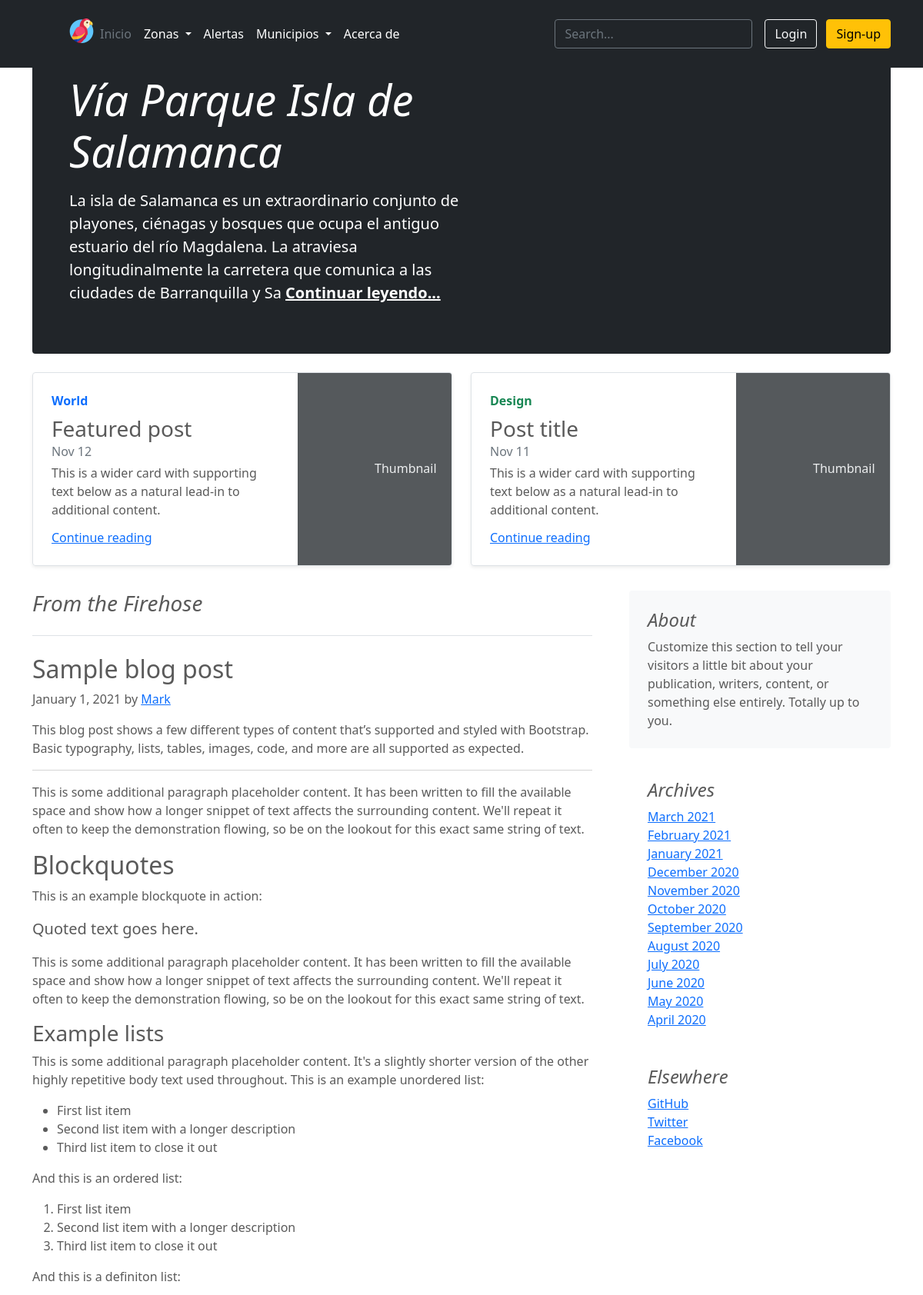
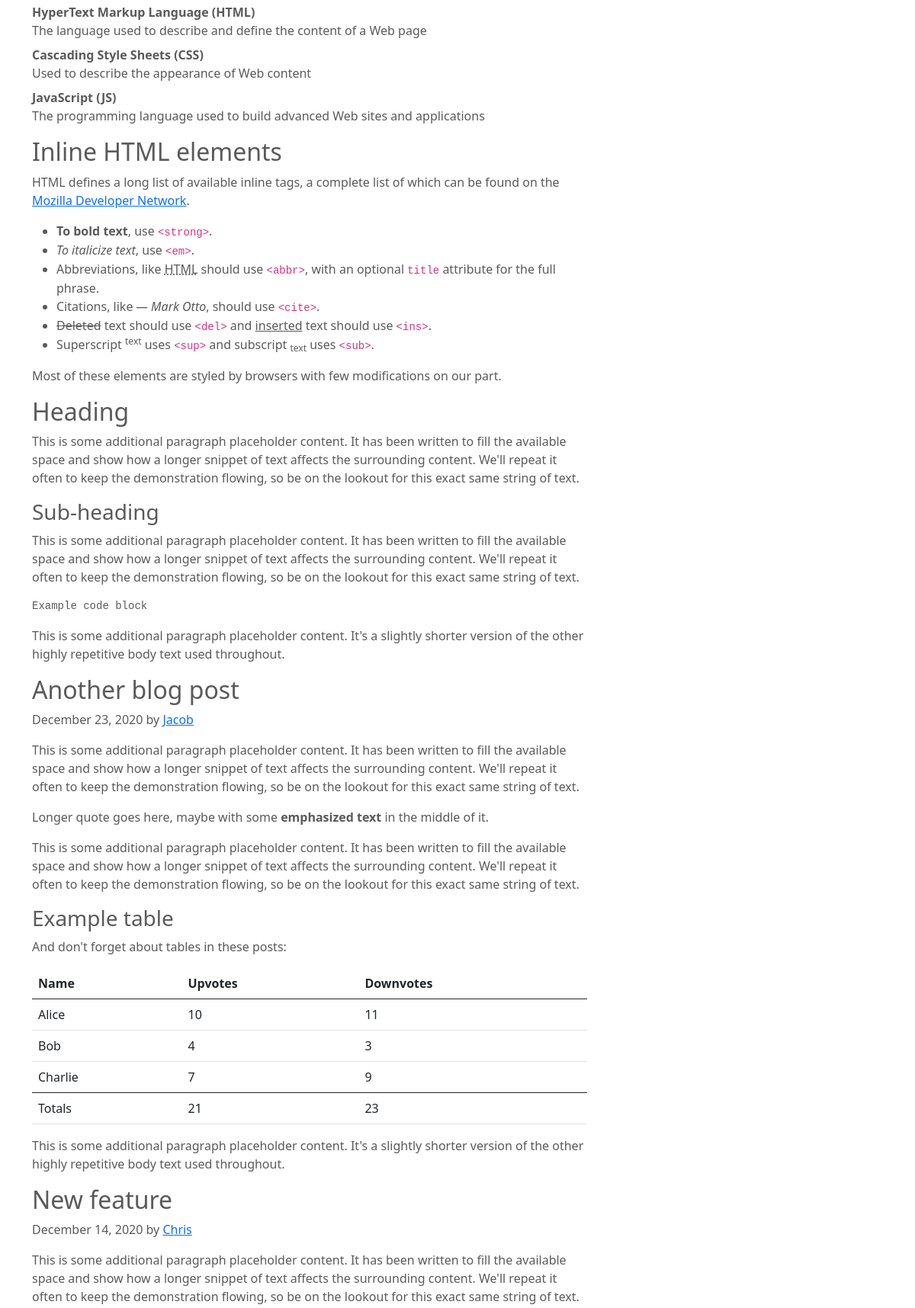
The app's page /zonas/1 (upper part) with its own data (2 pictures, top to bottom).
### zonas/models.py (models this page shows)
class Zona_protegida(models.Model):
    nombre = models.CharField(max_length=45)
    descripcion = models.CharField(max_length=2000)
    caracteristicas = models.CharField(max_length=10000)
    municipio = models.ForeignKey(Municipio, on_delete=models.CASCADE, null=True, blank=True)
    latitud = models.DecimalField(max_digits=20, decimal_places=10)
    longitud = models.DecimalField(max_digits=20, decimal_places=10)
    geojson_url = models.CharField(max_length=60)
    image_url = models.CharField(max_length=60)

### zonas/views.py (the view)
# urls.py: path('zonas/<int:id>', zona, name="zona_id"),
def zona(request,id):
    myzona = Zona_protegida.objects.filter(id=id).first()
    data = {'title' : myzona.nombre, 'zona' : myzona}
    return render(request,'zonas/zona.html',data)

### templates/zonas/zona.html (shortened to what this page needs)
{% extends 'home.html' %}
{% block contenido %}
{% load static %}
<main class="container">
    <div class="p-4 p-md-5 mb-4 text-white rounded bg-dark">
      <div class="col-md-6 px-0">
        <h1 class="display-4 fst-italic">{{zona.nombre}}</h1>
        <p class="lead my-3" id='descripcion'>{{zona.descripcion}}</p>
      </div>
    </div>
    <div class="row mb-2">
      <div class="col-md-6">
        <div class="row g-0 border rounded overflow-hidden flex-md-row mb-4 shadow-sm h-md-250 position-relative">
          <div class="col p-4 d-flex flex-column position-static">
            <strong class="d-inline-block mb-2 text-primary">World</strong>
            <h3 class="mb-0">Featured post</h3>
            <div class="mb-1 text-muted">Nov 12</div>
            <p class="card-text mb-auto">This is a wider card with supporting text below as a natural lead-in to additional content.</p>
            <a href="#" class="stretched-link">Continue reading</a>
          </div>
          <div class="col-auto d-none d-lg-block">
            <svg class="bd-placeholder-img" width="200" height="250" xmlns="http://www.w3.org/2000/svg" role="img" aria-label="Placeholder: Thumbnail" preserveAspectRatio="xMidYMid slice" focusable="false"><title>Placeholder</title><rect width="100%" height="100%" fill="#55595c"/><text x="50%" y="50%" fill="#eceeef" dy=".3em">Thumbnail</text></svg>
          </div>
        </div>
      </div>
      <div class="col-md-6">
        <div class="row g-0 border rounded overflow-hidden flex-md-row mb-4 shadow-sm h-md-250 position-relative">
          <div class="col p-4 d-flex flex-column position-static">
            <strong class="d-inline-block mb-2 text-success">Design</strong>
            <h3 class="mb-0">Post title</h3>
            <div class="mb-1 text-muted">Nov 11</div>
            <p class="mb-auto">This is a wider card with supporting text below as a natural lead-in to additional content.</p>
            <a href="#" class="stretched-link">Continue reading</a>
          </div>
          <div class="col-auto d-none d-lg-block">
            <svg class="bd-placeholder-img" width="200" height="250" xmlns="http://www.w3.org/2000/svg" role="img" aria-label="Placeholder: Thumbnail" preserveAspectRatio="xMidYMid slice" focusable="false"><title>Placeholder</title><rect width="100%" height="100%" fill="#55595c"/><text x="50%" y="50%" fill="#eceeef" dy=".3em">Thumbnail</text></svg>
          </div>
        </div>
      </div>
    </div>
    <div class="row g-5">
      <div class="col-md-8">
        <h3 class="pb-4 mb-4 fst-italic border-bottom">
          From the Firehose
        </h3>
        <article class="blog-post">
          <h2 class="blog-post-title">Sample blog post</h2>
          <p class="blog-post-meta">January 1, 2021 by <a href="#">Mark</a></p>
          <p>This blog post shows a few different types of content that’s supported and styled with Bootstrap. Basic typography, lists, tables, images, code, and more are all supported as expected.</p>
          <hr>
          <p>This is some additional paragraph placeholder content. It has been written to fill the available space and show how a longer snippet of text affects the surrounding content. We'll repeat it often to keep the demonstration flowing, so be on the lookout for this exact same string of text.</p>
          <h2>Blockquotes</h2>
          <p>This is an example blockquote in action:</p>
          <blockquote class="blockquote">
            <p>Quoted text goes here.</p>
          </blockquote>
          <p>This is some additional paragraph placeholder content. It has been written to fill the available space and show how a longer snippet of text affects the surrounding content. We'll repeat it often to keep the demonstration flowing, so be on the lookout for this exact same string of text.</p>
          <h3>Example lists</h3>
          <p>This is some additional paragraph placeholder content. It's a slightly shorter version of the other highly repetitive body text used throughout. This is an example unordered list:</p>
          <ul>
            <li>First list item</li>
            <li>Second list item with a longer description</li>
            <li>Third list item to close it out</li>
          </ul>
          <p>And this is an ordered list:</p>
          <ol>
            <li>First list item</li>
            <li>Second list item with a longer description</li>
            <li>Third list item to close it out</li>
          </ol>
          <p>And this is a definiton list:</p>
          <dl>
            <dt>HyperText Markup Language (HTML)</dt>
            <dd>The language used to describe and define the content of a Web page</dd>
            <dt>Cascading Style Sheets (CSS)</dt>
            <dd>Used to describe the appearance of Web content</dd>
            <dt>JavaScript (JS)</dt>
            <dd>The programming language used to build advanced Web sites and applications</dd>
          </dl>
          <h2>Inline HTML elements</h2>
          <p>HTML defines a long list of available inline tags, a complete list of which can be found on the <a href="https://developer.mozilla.org/en-US/docs/Web/HTML/Element">Mozilla Developer Network</a>.</p>
          <ul>
            <li><strong>To bold text</strong>, use <code class="language-plaintext highlighter-rouge">&lt;strong&gt;</code>.</li>
            <li><em>To italicize text</em>, use <code class="language-plaintext highlighter-rouge">&lt;em&gt;</code>.</li>
            <li>Abbreviations, like <abbr title="HyperText Markup Langage">HTML</abbr> should use <code class="language-plaintext highlighter-rouge">&lt;abbr&gt;</code>, with an optional <code class="language-plaintext highlighter-rouge">title</code> attribute for the full phrase.</li>
            <li>Citations, like <cite>— Mark Otto</cite>, should use <code class="language-plaintext highlighter-rouge">&lt;cite&gt;</code>.</li>
            <li><del>Deleted</del> text should use <code class="language-plaintext highlighter-rouge">&lt;del&gt;</code> and <ins>inserted</ins> text should use <code class="language-plaintext highlighter-rouge">&lt;ins&gt;</code>.</li>
            <li>Superscript <sup>text</sup> uses <code class="language-plaintext highlighter-rouge">&lt;sup&gt;</code> and subscript <sub>text</sub> uses <code class="language-plaintext highlighter-rouge">&lt;sub&gt;</code>.</li>
          </ul>
          <p>Most of these elements are styled by browsers with few modifications on our part.</p>
          <h2>Heading</h2>
          <p>This is some additional paragraph placeholder content. It has been written to fill the available space and show how a longer snippet of text affects the surrounding content. We'll repeat it often to keep the demonstration flowing, so be on the lookout for this exact same string of text.</p>
          <h3>Sub-heading</h3>
          <p>This is some additional paragraph placeholder content. It has been written to fill the available space and show how a longer snippet of text affects the surrounding content. We'll repeat it often to keep the demonstration flowing, so be on the lookout for this exact same string of text.</p>
          <pre><code>Example code block</code></pre>
          <p>This is some additional paragraph placeholder content. It's a slightly shorter version of the other highly repetitive body text used throughout.</p>
        </article>
        <article class="blog-post">
          <h2 class="blog-post-title">Another blog post</h2>
          <p class="blog-post-meta">December 23, 2020 by <a href="#">Jacob</a></p>
          <p>This is some additional paragraph placeholder content. It has been written to fill the available space and show how a longer snippet of text affects the surrounding content. We'll repeat it often to keep the demonstration flowing, so be on the lookout for this exact same string of text.</p>
          <blockquote>
            <p>Longer quote goes here, maybe with some <strong>emphasized text</strong> in the middle of it.</p>
          </blockquote>
          <p>This is some additional paragraph placeholder content. It has been written to fill the available space and show how a longer snippet of text affects the surrounding content. We'll repeat it often to keep the demonstration flowing, so be on the lookout for this exact same string of text.</p>
          <h3>Example table</h3>
          <p>And don't forget about tables in these posts:</p>
          <table class="table">
            <thead>
              <tr>
                <th>Name</th>
                <th>Upvotes</th>
                <th>Downvotes</th>
              </tr>
            </thead>
            <tbody>
              <tr>
                <td>Alice</td>
                <td>10</td>
                <td>11</td>
              </tr>
              <tr>
                <td>Bob</td>
                <td>4</td>
                <td>3</td>
              </tr>
              <tr>
                <td>Charlie</td>
                <td>7</td>
                <td>9</td>
              </tr>
            </tbody>
            <tfoot>
              <tr>
                <td>Totals</td>
                <td>21</td>
                <td>23</td>
              </tr>
            </tfoot>
          </table>
          <p>This is some additional paragraph placeholder content. It's a slightly shorter version of the other highly repetitive body text used throughout.</p>
        </article>
        <article class="blog-post">
          <h2 class="blog-post-title">New feature</h2>
          <p class="blog-post-meta">December 14, 2020 by <a href="#">Chris</a></p>
          <p>This is some additional paragraph placeholder content. It has been written to fill the available space and show how a longer snippet of text affects the surrounding content. We'll repeat it often to keep the demonstration flowing, so be on the lookout for this exact same string of text.</p>
        </article>
      </div>
      <div class="col-md-4">
        <div class="position-sticky" style="top: 2rem;">
          <div class="p-4 mb-3 bg-light rounded">
            <h4 class="fst-italic">About</h4>
            <p class="mb-0">Customize this section to tell your visitors a little bit about your publication, writers, content, or something else entirely. Totally up to you.</p>
          </div>
          <div class="p-4">
            <h4 class="fst-italic">Archives</h4>
            <ol class="list-unstyled mb-0">
              <li><a href="#">March 2021</a></li>
              <li><a href="#">February 2021</a></li>
              <li><a href="#">January 2021</a></li>
              <li><a href="#">December 2020</a></li>
              <li><a href="#">November 2020</a></li>
              <li><a href="#">October 2020</a></li>
              <li><a href="#">September 2020</a></li>
              <li><a href="#">August 2020</a></li>
              <li><a href="#">July 2020</a></li>
              <li><a href="#">June 2020</a></li>
              <li><a href="#">May 2020</a></li>
              <li><a href="#">April 2020</a></li>
            </ol>
          </div>
          <div class="p-4">
            <h4 class="fst-italic">Elsewhere</h4>
            <ol class="list-unstyled">
              <li><a href="#">GitHub</a></li>
              <li><a href="#">Twitter</a></li>
              <li><a href="#">Facebook</a></li>
            </ol>
          </div>
        </div>
      </div>
    </div>
  </main>
{% endblock %}

### templates/home.html (shortened to what this page needs)
{% load static %}
<!DOCTYPE html>
<html>
<head>
  <link rel="stylesheet" href='{% static "css/bootstrap.min.css" %}'>
  <link href='{% static "css/carousel.css" %}' rel="stylesheet">
  <link href='{% static "css/headers.css" %}' rel="stylesheet">
</head>
<body>
  <header class="p-4 mb-4 bg-dark fixed-top text-white">
    <div class="container">
      <div class="d-flex flex-wrap align-items-center justify-content-center justify-content-lg-start">
        <a href="/" class="d-flex align-items-center mb-2 mb-lg-0 text-white text-decoration-none">
          <svg class="bi me-2" width="40" height="32" role="img" aria-label="Bootstrap">
            <use xlink:href="#bootstrap" />
          </svg>
        </a>
        <ul class="nav col-12 col-lg-auto me-lg-auto mb-2 justify-content-center mb-md-0">
          <a href="/index/" class="d-block text-white text-decoration-none">
            <img src='{% static "images/logo.ico" %}' alt="ico" width="32" height="32">
          </a>
          <li><a href="/index/" class="nav-link px-2 text-secondary">Inicio</a></li>
          <li>
            <div class="dropdown text-end">
              <a href="#" class="nav-link px-2 d-block link-dark text-decoration-none dropdown-toggle text-white"
                id="dropdown1" data-bs-toggle="dropdown" aria-expanded="false">
                Zonas
              </a>
            </div>
          </li>
          <li><a href="#" class="nav-link px-2 text-white">Alertas</a></li>
          <li>
            <div class="dropdown text-end">
              <a href="#" class="nav-link px-2 d-block link-dark text-decoration-none dropdown-toggle text-white"
                id="dropdown2" data-bs-toggle="dropdown" aria-expanded="false">
                Municipios
              </a>
            </div>
          </li>
          <li><a href="#" class="nav-link px-2 text-white">Acerca de</a></li>
        </ul>
        <form class="col-12 col-lg-auto mb-3 mb-lg-0 me-lg-3">
          <input type="search" class="form-control form-control-dark" placeholder="Search..." aria-label="Search">
        </form>
        <div class="text-end">
          <button type="button" class="btn btn-outline-light me-2">Login</button>
          <button type="button" class="btn btn-warning">Sign-up</button>
        </div>
      </div>
    </div>
  </header>
  {% block contenido %}
  {% endblock%}
</body>
</html>

### static/css/carousel.css (style rules this page uses)
body { padding-top: 3rem; padding-bottom: 3rem; color: #5a5a5a; }

### static/css/headers.css (style rules this page uses)
.form-control-dark { color: #fff; background-color: var(--bs-dark); border-color: var(--bs-gray); }
.bi { vertical-align: -.125em; fill: currentColor; }
.dropdown-toggle { outline: 0; }

### records on screen
Zona_protegida: nombre "Vía Parque Isla de Salamanca", descripcion "La isla de Salamanca es un extraordinario conjunto de playones, ciénagas y bosques que ocupa el antiguo estuario del río Magdalena. La atraviesa longitudinalmente la carretera que comunica a las ciudades de Barranquilla y Sa"
